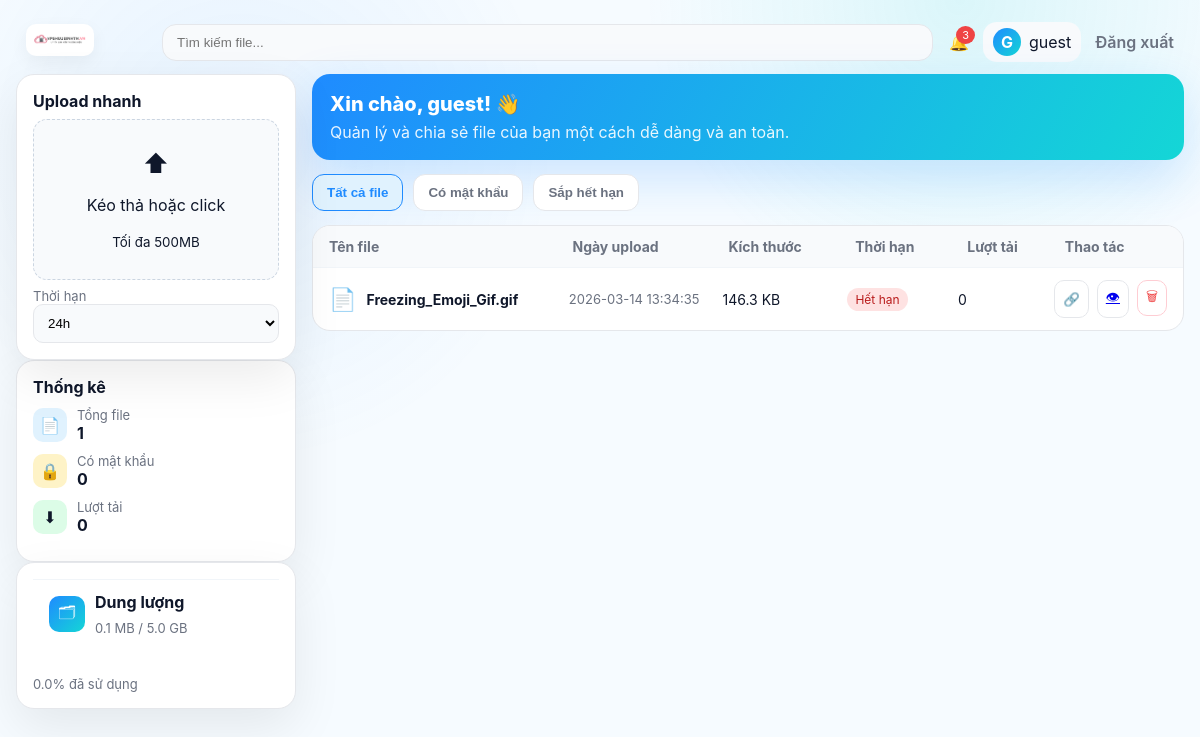
/dashboard (signed in), run on the app's committed database.
### tables this page shows
CREATE TABLE settings (
                key TEXT PRIMARY KEY,
                value TEXT
            );

CREATE TABLE users (
                id INTEGER PRIMARY KEY AUTOINCREMENT,
                username TEXT UNIQUE NOT NULL,
                password TEXT NOT NULL,
                role TEXT NOT NULL DEFAULT 'user',
                is_blocked INTEGER NOT NULL DEFAULT 0,
                created_at TIMESTAMP NOT NULL DEFAULT CURRENT_TIMESTAMP
            , email TEXT, full_name TEXT);

CREATE TABLE files (
                id INTEGER PRIMARY KEY AUTOINCREMENT,
                file_id TEXT UNIQUE NOT NULL,
                filename TEXT NOT NULL,
                filepath TEXT NOT NULL,
                filesize INTEGER NOT NULL,
                uploaded_by INTEGER NOT NULL,
                upload_time TIMESTAMP NOT NULL DEFAULT CURRENT_TIMESTAMP,
                expire_time TIMESTAMP NOT NULL,
                password TEXT,
                FOREIGN KEY(uploaded_by) REFERENCES users(id)
            );

### app.py (the view)
    @app.route("/dashboard")
    @login_required
    def dashboard():
        conn = get_db()
        files = conn.execute(
            """
            SELECT f.*, u.username AS uploader
            FROM files f
            JOIN users u ON f.uploaded_by = u.id
            WHERE uploaded_by = ?
            ORDER BY upload_time DESC
            """,
            (session["user_id"],),
        ).fetchall()
        total_size = conn.execute(
            "SELECT COALESCE(SUM(filesize),0) FROM files WHERE uploaded_by = ?", (session["user_id"],)
        ).fetchone()[0]
        conn.close()
        cap_bytes = 5 * 1024 * 1024 * 1024  # 5GB per account
        used_mb = round(total_size / (1024 * 1024), 1)
        cap_mb = round(cap_bytes / (1024 * 1024), 1)
        percent = round((total_size / cap_bytes * 100), 1) if cap_bytes else 0
        return render_template(
            "dashboard.html",
            files=files,
            used_mb=used_mb,
            cap_mb=cap_mb,
            percent=percent,
        )

### templates/dashboard.html (shortened to what this page needs)
<!DOCTYPE html>
<html lang="vi">
<head>
  <link rel="stylesheet" href="{{ url_for('static', filename='css/dashboard.css') }}">
</head>
<body>
  <div class="page">
    <header class="topbar">
      <div class="brand">
        <a href="{{ url_for('home') }}">
          <img src="{{ logo_url }}" alt="logo">
        </a>
      </div>
      <div class="search">
        <input type="text" id="searchInput" placeholder="Tìm kiếm file...">
      </div>
      <div class="top-actions">
        <div class="bell">
          <span class="icon">🔔</span>
          <span class="badge">3</span>
        </div>
        <div class="user">
          <div class="avatar">{{ session.get("username", "U")[0]|upper }}</div>
          <span class="username">{{ session.get("username","User") }}</span>
        </div>
        <a class="logout" href="{{ url_for('logout') }}">Đăng xuất</a>
      </div>
    </header>
    <main class="grid">
      <aside class="sidebar">
        <div class="card upload-card" id="quickUploadDrop">
          <p class="title">Upload nhanh</p>
          <div class="upload-box">
            <div class="upload-icon">⬆</div>
            <p>Kéo thả hoặc click</p>
            <small>Tối đa 500MB</small>
          </div>
          <label class="muted" style="display:block; margin-top:8px;">Thời hạn</label>
          <select id="quickExpire" class="select">
            <option value="24">24h</option>
          </select>
        </div>
        {% set total_files = files|length %}
        {% set pwd_files = files|selectattr('password')|list|length %}
        {% set total_downloads = files|map(attribute='downloads', default=0)|sum %}
        <div class="card stats-card">
          <p class="title">Thống kê</p>
          <div class="stat-row"><span class="icon blue">📄</span> <div><p class="label">Tổng file</p><strong>{{ total_files }}</strong></div></div>
          <div class="stat-row"><span class="icon orange">🔒</span> <div><p class="label">Có mật khẩu</p><strong>{{ pwd_files }}</strong></div></div>
          <div class="stat-row"><span class="icon green">⬇</span> <div><p class="label">Lượt tải</p><strong>{{ total_downloads or 0 }}</strong></div></div>
        </div>
        <div class="card storage-card">
          <div class="row">
            <div class="icon-box">🗂</div>
            <div>
              <p class="title">Dung lượng</p>
              <p class="muted">{{ used_mb }} MB / {{ (cap_mb/1024)|round(1) }} GB</p>
            </div>
          </div>
          <div class="storage-bar">
          </div>
          <p class="muted">{{ percent }}% đã sử dụng</p>
        </div>
      </aside>
      <section class="main">
        <div class="banner">
          <div>
            <p class="welcome">Xin chào, {{ session.get("username","Bạn") }}! 👋</p>
            <p class="sub">Quản lý và chia sẻ file của bạn một cách dễ dàng và an toàn.</p>
          </div>
        </div>
        <div class="tabs">
          <button class="tab active" data-filter="all">Tất cả file</button>
          <button class="tab" data-filter="pwd">Có mật khẩu</button>
          <button class="tab" data-filter="exp">Sắp hết hạn</button>
        </div>
        <div class="table-card">
          <div class="table-head">
            <div>Tên file</div>
            <div>Ngày upload</div>
            <div>Kích thước</div>
            <div>Thời hạn</div>
            <div>Lượt tải</div>
            <div>Thao tác</div>
          </div>
          <div id="fileTable">
            {% for f in files %}
              {% set expire_iso = f.expire_time %}
              <div class="row file-row" data-name="{{ f.filename|lower }}" data-pwd="{{ '1' if f.password else '0' }}" data-expire="{{ expire_iso }}">
                <div class="cell name">
                  <span class="file-icon">📄</span>
                  <div>
                    <p class="fname">{{ f.filename }}</p>
                  </div>
                </div>
                <div class="cell">
                  <p class="muted">{{ f.upload_time }}</p>
                </div>
                <div class="cell">{{ format_size(f.filesize) }}</div>
                <div class="cell"><span class="badge" data-exp-badge>--</span></div>
                <div class="cell">{{ f.downloads or 0 }}</div>
                <div class="cell actions">
                  <button class="icon-btn" data-copy="{{ url_for('download_file', file_id=f.file_id, _external=True) }}">🔗</button>
                  <a class="icon-btn" href="{{ url_for('download_file', file_id=f.file_id) }}" target="_blank">👁</a>
                  <form method="POST" action="{{ url_for('delete_file', file_id=f.file_id) }}" style="display:inline;">
                    <button class="icon-btn danger" type="submit">🗑</button>
                  </form>
                </div>
              </div>
            {% else %}
              <div class="row empty">Chưa có file nào.</div>
            {% endfor %}
          </div>
        </div>
      </section>
    </main>
  </div>
</body>
</html>

### data on the page
settings: value (picture)
users: get "guest"
files: filename "Freezing_Emoji_Gif.gif", upload_time "2026-03-14 13:34:35", filesize "146.3 KB", downloads "0"

### other printed values
{{ session.get("username", "U")[0]|upper }} "G"
{{ total_files }} "1"
{{ pwd_files }} "0"
{{ total_downloads or 0 }} "0"
{{ used_mb }} "0.1"
{{ (cap_mb/1024)|round(1) }} "5.0"
{{ percent }} "0.0"
